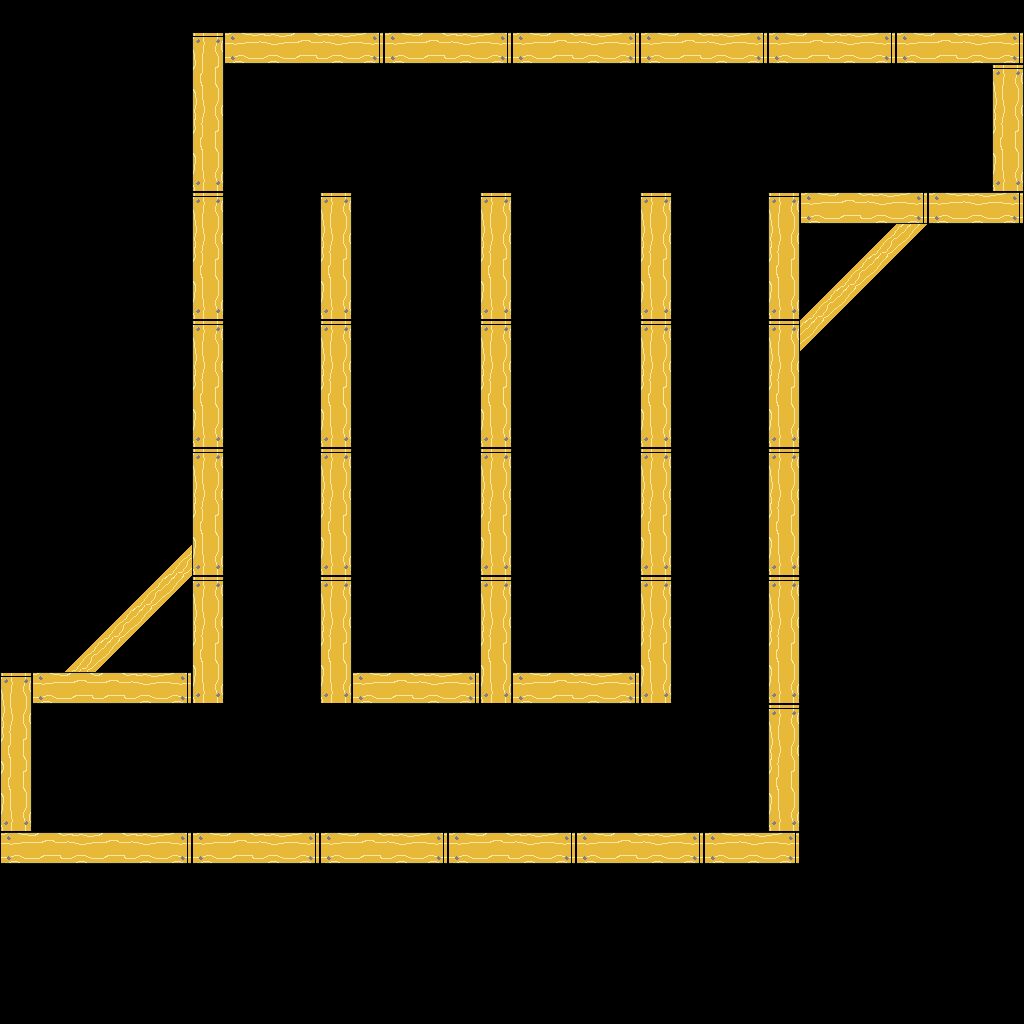

Tiled map render using the project's own tile images. Description and the map definition, with tile-layer contents summarised, below:
An orthogonal 32x32 tile map with 32x32 px tiles, 2 tile layers (background, foreground), 3 tilesets and 77 objects (47x spikes, 16x rope, 8x door, 4x fan, spawn, ...).

<map version="1.0" orientation="orthogonal" renderorder="right-down" width="32" height="32" tilewidth="32" tileheight="32" nextobjectid="82">
 <tileset firstgid="1" name="basic-tiles" tilewidth="32" tileheight="32" tilecount="256" columns="16">
  <image source="basic-tiles.png" width="512" height="512" />
 </tileset>
 <tileset firstgid="257" name="objects" tilewidth="64" tileheight="64" tilecount="4" columns="0">
  <tile id="1">
   <image width="32" height="64" source="fan_0.png" />
  </tile>
  <tile id="2">
   <image width="32" height="32" source="spawn.png" />
  </tile>
  <tile id="3">
   <image width="32" height="32" source="exit.png" />
  </tile>
  <tile id="9">
   <image width="64" height="7" source="door.png" />
  </tile>
 </tileset>
 <tileset firstgid="267" name="objects" tilewidth="64" tileheight="64" tilecount="4" columns="0">
  <tile id="1">
   <image width="32" height="64" source="fan_0.png" />
  </tile>
  <tile id="3">
   <image width="32" height="32" source="exit.png" />
  </tile>
  <tile id="4">
   <image width="32" height="32" source="spawn.png" />
  </tile>
  <tile id="5">
   <image width="64" height="7" source="door.png" />
  </tile>
 </tileset>
 <layer name="background" width="32" height="32">
  <data>[1024 cells, 0 non-empty, 0 distinct tile ids]</data>
 </layer>
 <layer name="foreground" width="32" height="32">
  <data>[1024 cells, 182 non-empty, 10 distinct tile ids]</data>
 </layer>
 <objectgroup name="objects">
  <object id="1" type="rope" gid="83" x="384" y="224" width="32" height="32">
   <properties>
    <property name="group" value="rope-group-1" />
   </properties>
  </object>
  <object id="2" type="rope" gid="99" x="448" y="224" width="32" height="32">
   <properties>
    <property name="group" value="rope-group-1" />
   </properties>
  </object>
  <object id="3" type="rope" gid="83" x="416" y="224" width="32" height="32">
   <properties>
    <property name="group" value="rope-group-1" />
   </properties>
  </object>
  <object id="4" type="rope" gid="82" x="352" y="224" width="32" height="32">
   <properties>
    <property name="group" value="rope-group-1" />
   </properties>
  </object>
  <object id="5" type="door" gid="266" x="642" y="195" width="64" height="7" rotation="180">
   <properties>
    <property name="openRotation" type="float" value="90" />
    <property name="triggeredByRopeGroup" value="rope-group-1" />
   </properties>
  </object>
  <object id="6" type="door" gid="266" x="509.985" y="201.858" width="64" height="7">
   <properties>
    <property name="openRotation" type="float" value="90" />
    <property name="triggeredByRopeGroup" value="rope-group-1" />
   </properties>
  </object>
  <object id="7" type="rope" gid="83" x="576" y="352" width="32" height="32">
   <properties>
    <property name="group" value="rope-group-2" />
   </properties>
  </object>
  <object id="8" type="rope" gid="83" x="544" y="352" width="32" height="32">
   <properties>
    <property name="group" value="rope-group-2" />
   </properties>
  </object>
  <object id="9" type="rope" gid="99" x="608" y="352" width="32" height="32">
   <properties>
    <property name="group" value="rope-group-2" />
   </properties>
  </object>
  <object id="10" type="rope" gid="82" x="512" y="352" width="32" height="32">
   <properties>
    <property name="group" value="rope-group-2" />
   </properties>
  </object>
  <object id="11" type="door" gid="266" x="480" y="320" width="64" height="7" rotation="180">
   <properties>
    <property name="openRotation" type="float" value="90" />
    <property name="triggeredByRopeGroup" value="rope-group-2" />
   </properties>
  </object>
  <object id="12" type="door" gid="266" x="351.5" y="327" width="64" height="7">
   <properties>
    <property name="openRotation" type="float" value="90" />
    <property name="triggeredByRopeGroup" value="rope-group-2" />
   </properties>
  </object>
  <object id="13" type="rope" gid="83" x="416" y="480" width="32" height="32">
   <properties>
    <property name="group" value="rope-group-3" />
   </properties>
  </object>
  <object id="14" type="rope" gid="83" x="384" y="480" width="32" height="32">
   <properties>
    <property name="group" value="rope-group-3" />
   </properties>
  </object>
  <object id="15" type="door" gid="266" x="640" y="448" width="64" height="7" rotation="180">
   <properties>
    <property name="openRotation" type="float" value="90" />
    <property name="triggeredByRopeGroup" value="rope-group-3" />
   </properties>
  </object>
  <object id="16" type="rope" gid="99" x="448" y="480" width="32" height="32">
   <properties>
    <property name="group" value="rope-group-3" />
   </properties>
  </object>
  <object id="17" type="door" gid="266" x="511" y="455" width="64" height="7">
   <properties>
    <property name="openRotation" type="float" value="90" />
    <property name="triggeredByRopeGroup" value="rope-group-3" />
   </properties>
  </object>
  <object id="18" type="rope" gid="82" x="352" y="480" width="32" height="32">
   <properties>
    <property name="group" value="rope-group-3" />
   </properties>
  </object>
  <object id="19" type="door" gid="266" x="480" y="576" width="64" height="7" rotation="180">
   <properties>
    <property name="openRotation" type="float" value="90" />
    <property name="triggeredByRopeGroup" value="rope-group-4" />
   </properties>
  </object>
  <object id="20" type="rope" gid="83" x="544" y="608" width="32" height="32">
   <properties>
    <property name="group" value="rope-group-4" />
   </properties>
  </object>
  <object id="21" type="door" gid="266" x="351.5" y="583" width="64" height="7">
   <properties>
    <property name="openRotation" type="float" value="90" />
    <property name="triggeredByRopeGroup" value="rope-group-4" />
   </properties>
  </object>
  <object id="22" type="rope" gid="99" x="608" y="608" width="32" height="32">
   <properties>
    <property name="group" value="rope-group-4" />
   </properties>
  </object>
  <object id="23" type="rope" gid="83" x="576" y="608" width="32" height="32">
   <properties>
    <property name="group" value="rope-group-4" />
   </properties>
  </object>
  <object id="24" type="rope" gid="82" x="512" y="608" width="32" height="32">
   <properties>
    <property name="group" value="rope-group-4" />
   </properties>
  </object>
  <object id="25" type="spikes" gid="19" x="416" y="736" width="32" height="32" />
  <object id="26" type="spikes" gid="19" x="352" y="736" width="32" height="32" />
  <object id="27" type="spikes" gid="19" x="384" y="736" width="32" height="32" />
  <object id="29" type="spikes" gid="19" x="448" y="736" width="32" height="32" />
  <object id="30" type="spikes" gid="19" x="608" y="736" width="32" height="32" />
  <object id="31" type="spikes" gid="19" x="544" y="736" width="32" height="32" />
  <object id="32" type="spikes" gid="19" x="576" y="736" width="32" height="32" />
  <object id="33" type="spikes" gid="19" x="512" y="736" width="32" height="32" />
  <object id="35" type="spikes" gid="19" x="224" y="96" width="32" height="32" />
  <object id="36" type="spikes" gid="19" x="320" y="96" width="32" height="32" />
  <object id="37" type="spikes" gid="19" x="288" y="96" width="32" height="32" />
  <object id="38" type="spikes" gid="19" x="352" y="96" width="32" height="32" />
  <object id="39" type="spikes" gid="19" x="256" y="96" width="32" height="32" />
  <object id="40" type="spikes" gid="19" x="384" y="96" width="32" height="32" />
  <object id="41" type="spikes" gid="19" x="480" y="96" width="32" height="32" />
  <object id="42" type="spikes" gid="19" x="448" y="96" width="32" height="32" />
  <object id="43" type="spikes" gid="19" x="512" y="96" width="32" height="32" />
  <object id="44" type="spikes" gid="19" x="416" y="96" width="32" height="32" />
  <object id="45" type="spikes" gid="19" x="544" y="96" width="32" height="32" />
  </objectgroup>
</map>
<!-- 34 of 77 objects omitted -->
